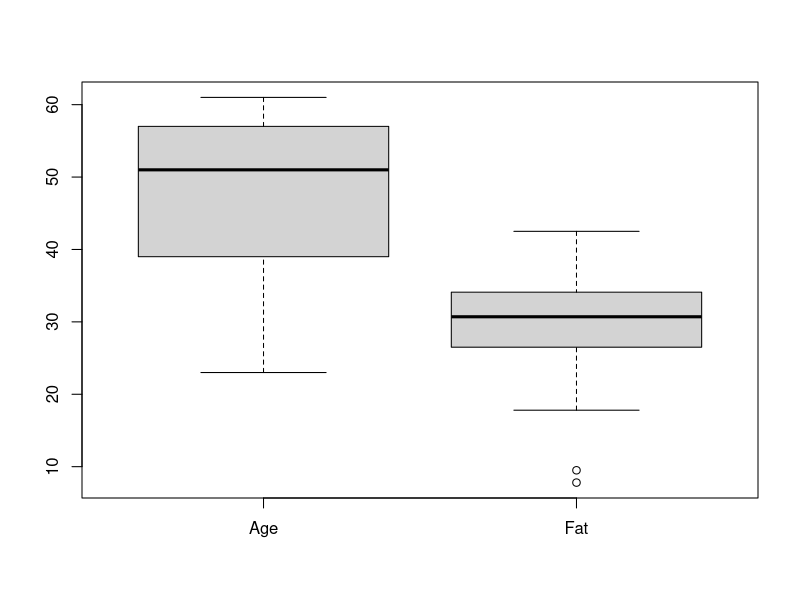
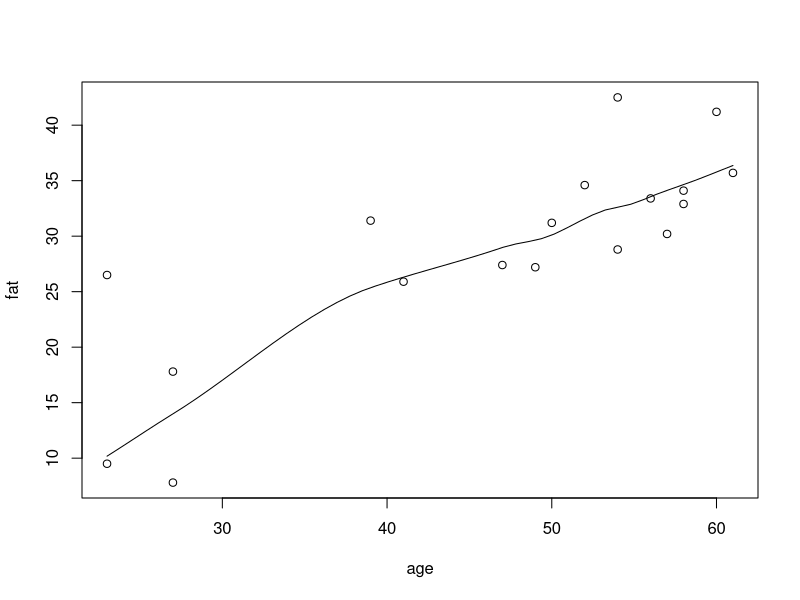
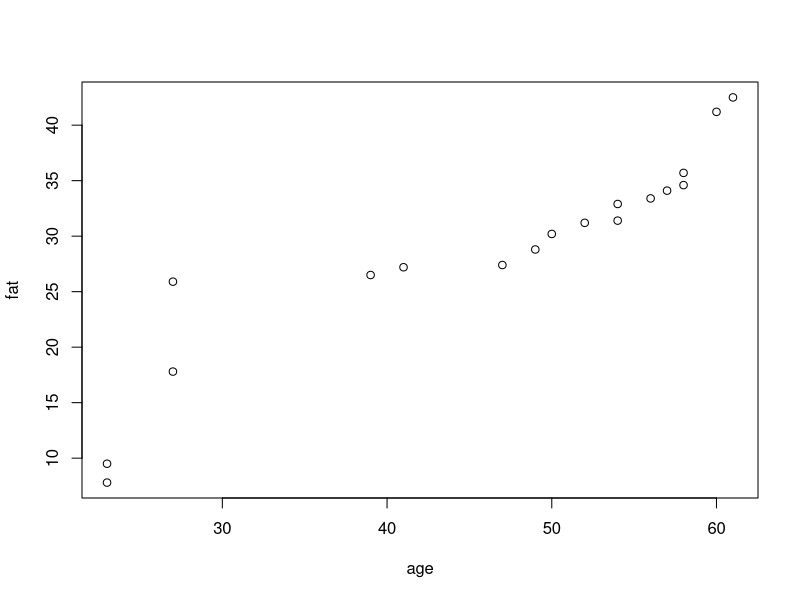

R code for these plots, in order:
age <- c(23,23,27,27,39,41,47,49,50,
         52,54,54,56,57,58,58,60,61)

fat <- c(9.5,26.5,7.8,17.8,31.4,25.9,27.4,
         27.2,31.2,34.6,42.5,28.8,33.4,
         30.2,34.1,32.9,41.2,35.7)

print(mean(age))
print(median(age))
print(sd(age))

print(mean(fat))
print(median(fat))
print(sd(fat))

boxplot(age, fat, names=c("Age","Fat"))
scatter.smooth(age, fat)
qqplot(age, fat)
